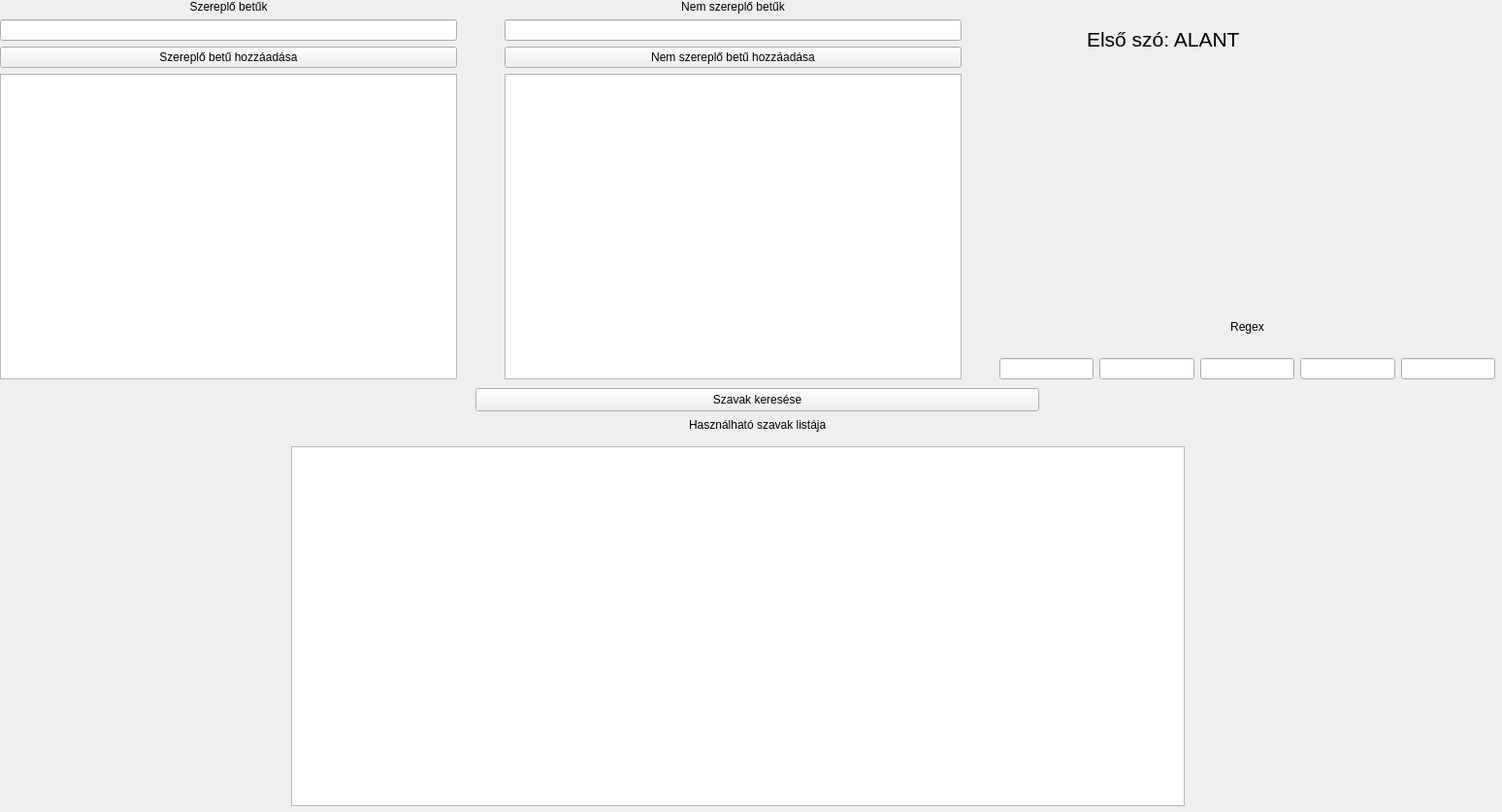
<?xml version="1.0" encoding="UTF-8"?>
<ui version="4.0">
 <class>MainWindow</class>
 <widget class="QMainWindow" name="MainWindow">
  <property name="geometry">
   <rect>
    <x>0</x>
    <y>0</y>
    <width>1548</width>
    <height>837</height>
   </rect>
  </property>
  <property name="windowTitle">
   <string>szozat-solver GUI</string>
  </property>
  <widget class="QWidget" name="centralwidget">
   <widget class="QWidget" name="verticalLayoutWidget">
    <property name="geometry">
     <rect>
      <x>0</x>
      <y>0</y>
      <width>471</width>
      <height>391</height>
     </rect>
    </property>
    <layout class="QVBoxLayout" name="verticalLayout">
     <item>
      <widget class="QLabel" name="label">
       <property name="text">
        <string>Szereplő betűk</string>
       </property>
       <property name="alignment">
        <set>Qt::AlignCenter</set>
       </property>
      </widget>
     </item>
     <item>
      <widget class="QLineEdit" name="txt_present"/>
     </item>
     <item>
      <widget class="QPushButton" name="btn_present">
       <property name="text">
        <string>Szereplő betű hozzáadása</string>
       </property>
      </widget>
     </item>
     <item>
      <widget class="QListWidget" name="lst_present">
       <property name="enabled">
        <bool>true</bool>
       </property>
      </widget>
     </item>
    </layout>
   </widget>
   <widget class="QWidget" name="verticalLayoutWidget_2">
    <property name="geometry">
     <rect>
      <x>520</x>
      <y>0</y>
      <width>471</width>
      <height>391</height>
     </rect>
    </property>
    <layout class="QVBoxLayout" name="verticalLayout_2">
     <item>
      <widget class="QLabel" name="label_2">
       <property name="text">
        <string>Nem szereplő betűk</string>
       </property>
       <property name="alignment">
        <set>Qt::AlignCenter</set>
       </property>
      </widget>
     </item>
     <item>
      <widget class="QLineEdit" name="txt_not_present"/>
     </item>
     <item>
      <widget class="QPushButton" name="btn_not_present">
       <property name="text">
        <string>Nem szereplő betű hozzáadása</string>
       </property>
      </widget>
     </item>
     <item>
      <widget class="QListWidget" name="lst_not_present">
       <property name="enabled">
        <bool>true</bool>
       </property>
      </widget>
     </item>
    </layout>
   </widget>
   <widget class="QWidget" name="verticalLayoutWidget_3">
    <property name="geometry">
     <rect>
      <x>1030</x>
      <y>310</y>
      <width>511</width>
      <height>81</height>
     </rect>
    </property>
    <layout class="QVBoxLayout" name="verticalLayout_3">
     <item>
      <widget class="QLabel" name="label_3">
       <property name="text">
        <string>Regex</string>
       </property>
       <property name="alignment">
        <set>Qt::AlignCenter</set>
       </property>
      </widget>
     </item>
     <item>
      <layout class="QHBoxLayout" name="horizontalLayout">
       <item>
        <widget class="QLineEdit" name="txt_regex1"/>
       </item>
       <item>
        <widget class="QLineEdit" name="txt_regex2"/>
       </item>
       <item>
        <widget class="QLineEdit" name="txt_regex3"/>
       </item>
       <item>
        <widget class="QLineEdit" name="txt_regex4"/>
       </item>
       <item>
        <widget class="QLineEdit" name="txt_regex5"/>
       </item>
      </layout>
     </item>
    </layout>
   </widget>
   <widget class="QPushButton" name="btn_search">
    <property name="geometry">
     <rect>
      <x>490</x>
      <y>400</y>
      <width>581</width>
      <height>24</height>
     </rect>
    </property>
    <property name="text">
     <string>Szavak keresése</string>
    </property>
   </widget>
   <widget class="QListWidget" name="lst_usable_words">
    <property name="geometry">
     <rect>
      <x>300</x>
      <y>460</y>
      <width>921</width>
      <height>371</height>
     </rect>
    </property>
   </widget>
   <widget class="QLabel" name="label_4">
    <property name="geometry">
     <rect>
      <x>710</x>
      <y>430</y>
      <width>141</width>
      <height>16</height>
     </rect>
    </property>
    <property name="text">
     <string>Használható szavak listája</string>
    </property>
   </widget>
   <widget class="QLabel" name="label_5">
    <property name="geometry">
     <rect>
      <x>1120</x>
      <y>20</y>
      <width>261</width>
      <height>41</height>
     </rect>
    </property>
    <property name="font">
     <font>
      <pointsize>16</pointsize>
     </font>
    </property>
    <property name="text">
     <string>Első szó: ALANT</string>
    </property>
   </widget>
  </widget>
 </widget>
 <resources/>
 <connections/>
</ui>
